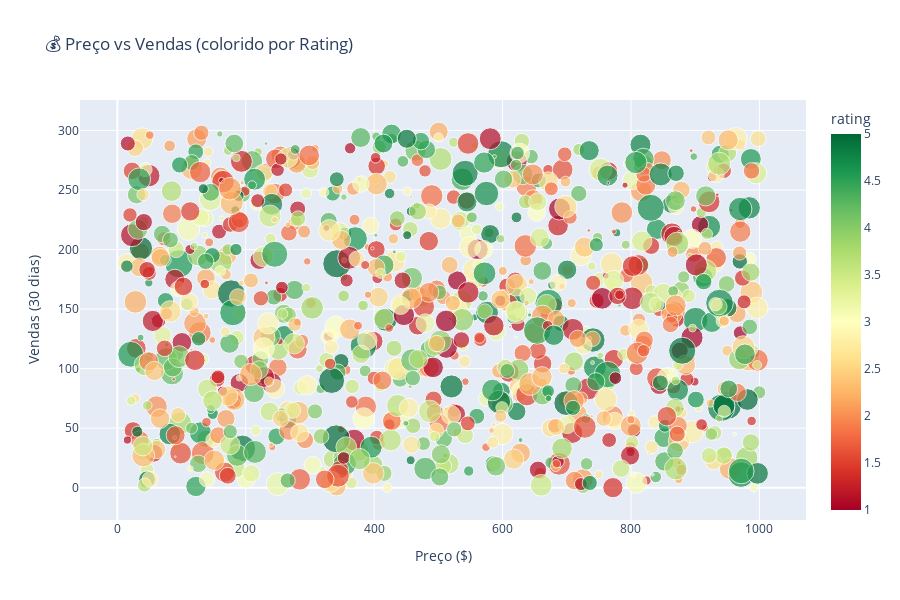

The notebook cell saved with this chart:
### Markdown cell above
## 5️⃣ Análise de Performance de Produtos

### Code cell
# Scatter: Preço vs Vendas
fig = px.scatter(
    df,
    x='price',
    y='sales_last_30d',
    color='rating',
    size='num_reviews',
    hover_data=['product_id', 'category'],
    title='💰 Preço vs Vendas (colorido por Rating)',
    labels={'price': 'Preço ($)', 'sales_last_30d': 'Vendas (30 dias)'},
    color_continuous_scale='RdYlGn'
)
fig.update_layout(height=600)
fig.show()

### Figure 1 — Plotly figure (JSON) as saved in the notebook; plotly's stock layout.template omitted (floating-point values rounded to 4 significant figures; data arrays with more than 128 entries replaced by an {"elided": "..."} marker saying what was removed)
{"data": [{"customdata": {"elided": "1000x2 str values"}, "hovertemplate": "Preço ($)=%{x}<br>Vendas (30 dias)=%{y}<br>num_reviews=%{marker.size}<br>product_id=%{customdata[0]}<br>category=%{customdata[1]}<br>rating=%{marker.color}<extra></extra>", "legendgroup": "", "marker": {"color": {"elided": "1000 float values"}, "coloraxis": "coloraxis", "size": {"elided": "1000 int values"}, "sizemode": "area", "sizeref": 1.867, "symbol": "circle"}, "mode": "markers", "name": "", "orientation": "v", "showlegend": false, "type": "scatter", "x": {"elided": "1000 float values"}, "xaxis": "x", "y": {"elided": "1000 int values"}, "yaxis": "y"}], "layout": {"coloraxis": {"colorbar": {"title": {"text": "rating"}}, "colorscale": [[0, "rgb(165,0,38)"], [0.1, "rgb(215,48,39)"], [0.2, "rgb(244,109,67)"], [0.3, "rgb(253,174,97)"], [0.4, "rgb(254,224,139)"], [0.5, "rgb(255,255,191)"], [0.6, "rgb(217,239,139)"], [0.7, "rgb(166,217,106)"], [0.8, "rgb(102,189,99)"], [0.9, "rgb(26,152,80)"], [1, "rgb(0,104,55)"]]}, "height": 600, "legend": {"itemsizing": "constant", "tracegroupgap": 0}, "title": {"text": "💰 Preço vs Vendas (colorido por Rating)"}, "xaxis": {"anchor": "y", "domain": [0, 1], "title": {"text": "Preço ($)"}}, "yaxis": {"anchor": "x", "domain": [0, 1], "title": {"text": "Vendas (30 dias)"}}}}
